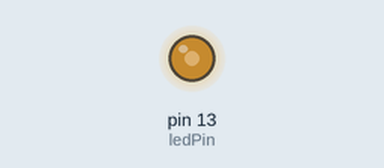
This sketch was run on a simulated Arduino Uno, built with avr-gcc and run on an emulated ATmega328P. On the bench: output pins drawn as LEDs (lit = HIGH). What the sketch prints to the serial monitor is not drawn.

Above: at 0.1 s.
Timing chart, 0 to 1.6 s (numbered marks = the images above):
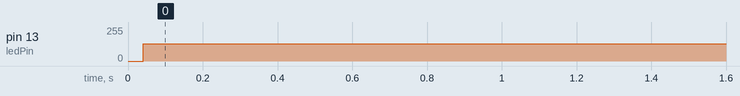

The sketch:

venus_GPS_serialdump.pde
```cpp
/*
 * Reads data from a serial GPS connected to pins (rxPin, txPin)
 * and dumps it on the hardware port (pins [0, 1]).
 *
 * Use it to verify the electrical connection of the GPS, modify
 * it at your convenience, etc.
 */

#include <SoftwareSerial.h>

#define rxPin 7
#define txPin 8
#define ledPin 13

// set up a new serial port
SoftwareSerial mySerial =  SoftwareSerial(rxPin, txPin);
byte pinState = 0;

void setup()  {
  // define pin modes for tx, rx, led pins:
  pinMode(rxPin, INPUT);
  pinMode(txPin, OUTPUT);
  pinMode(ledPin, OUTPUT);
  // set the data rate for the SoftwareSerial port
  mySerial.begin(9600);
  Serial.begin(115200);
}

void loop() {
  char someChar;
  // listen for new serial coming in:
  if (Serial.available() > 0) {
    someChar = Serial.read();
    mySerial.print(someChar);
  }
  someChar = mySerial.read();
  // print out the character:
  Serial.print(someChar);
  // toggle an LED just so you see the thing's alive.
  // this LED will go on with every OTHER character received:
  toggle(13);

}

void toggle(int pinNum) {
  // set the LED pin using the pinState variable:
  digitalWrite(pinNum, pinState);
  // if pinState = 0, set it to 1, and vice versa:
  pinState = !pinState;
}
```

Measured:
- by itself, pin 13 (ledPin): 0/255 → 128/255 at 0.04 s
